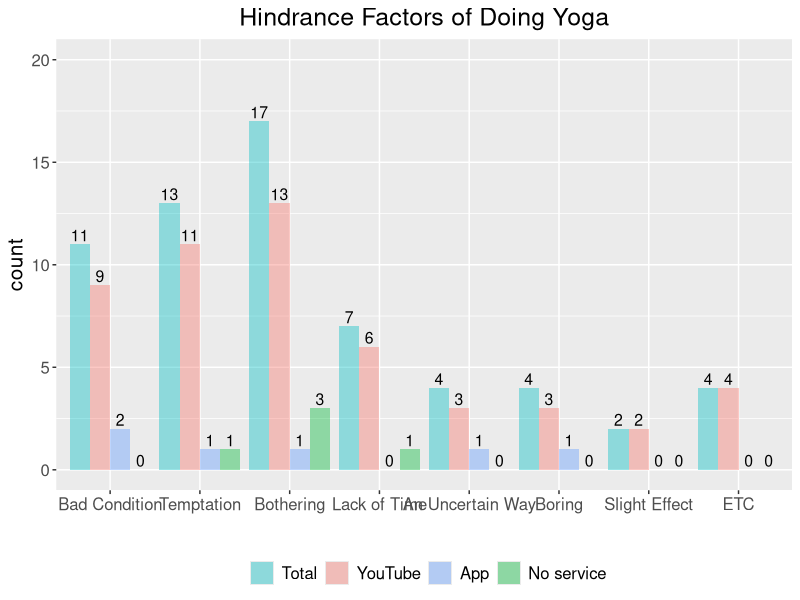
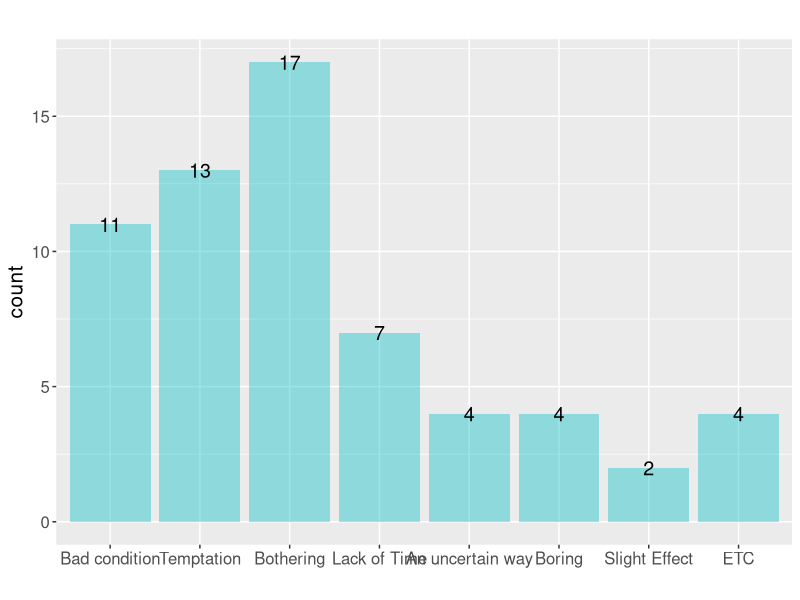
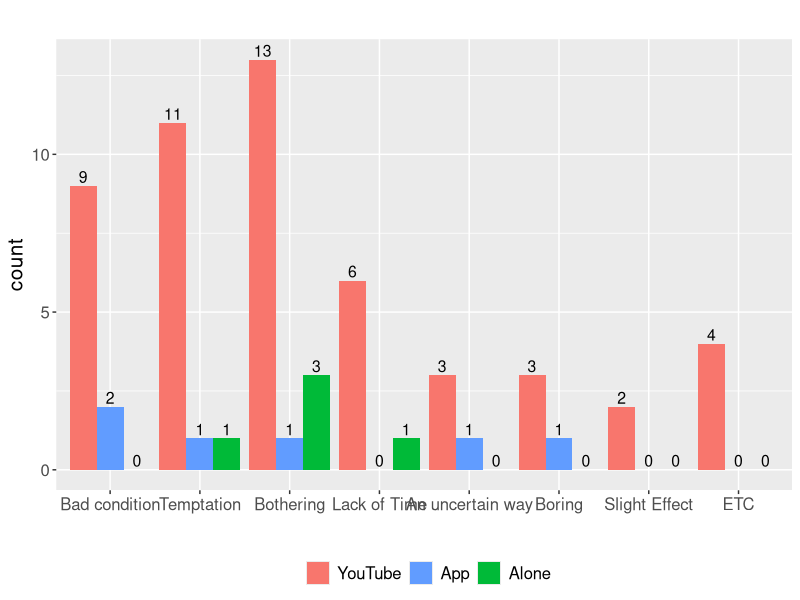
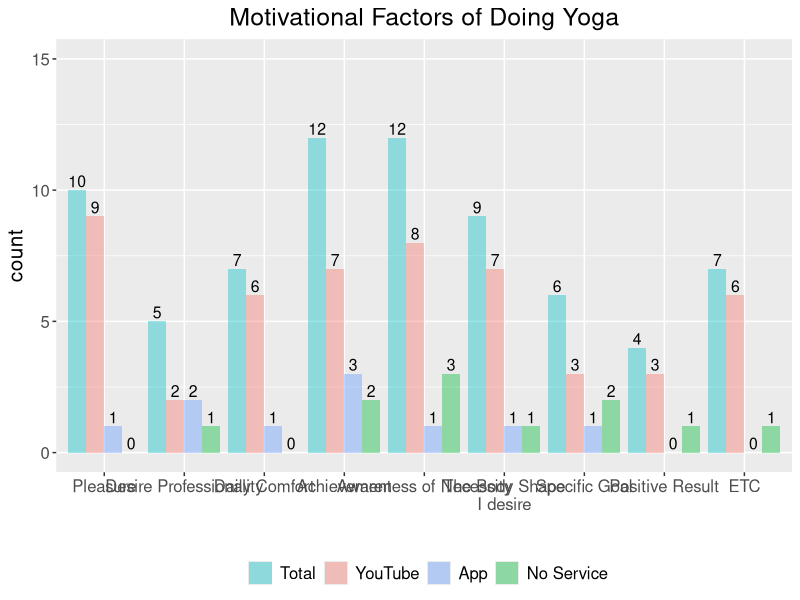
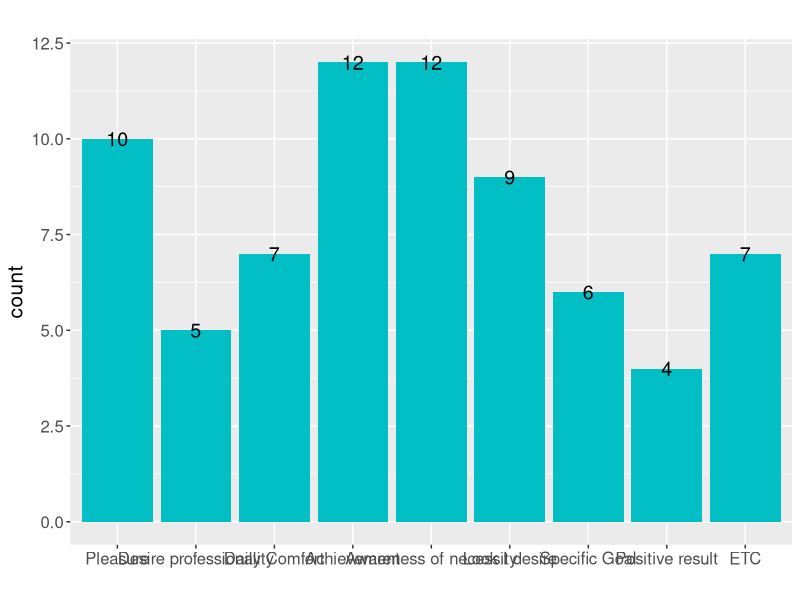
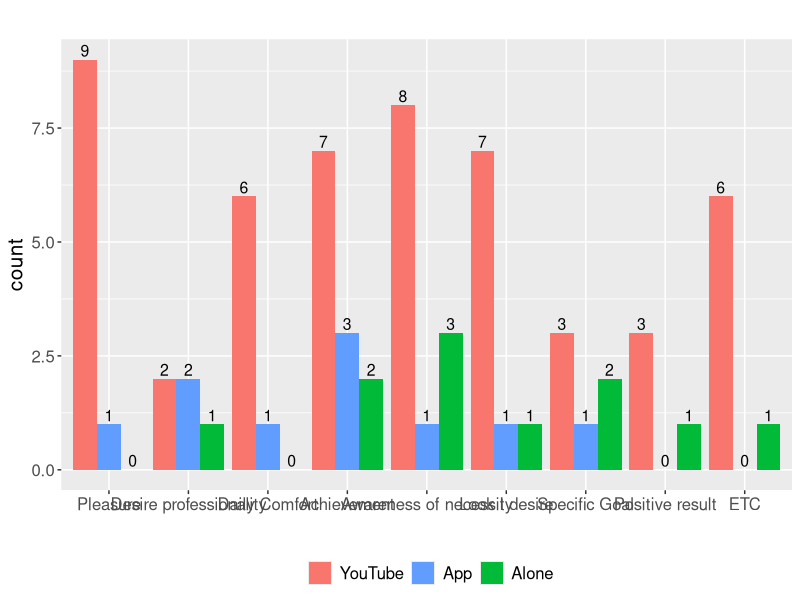
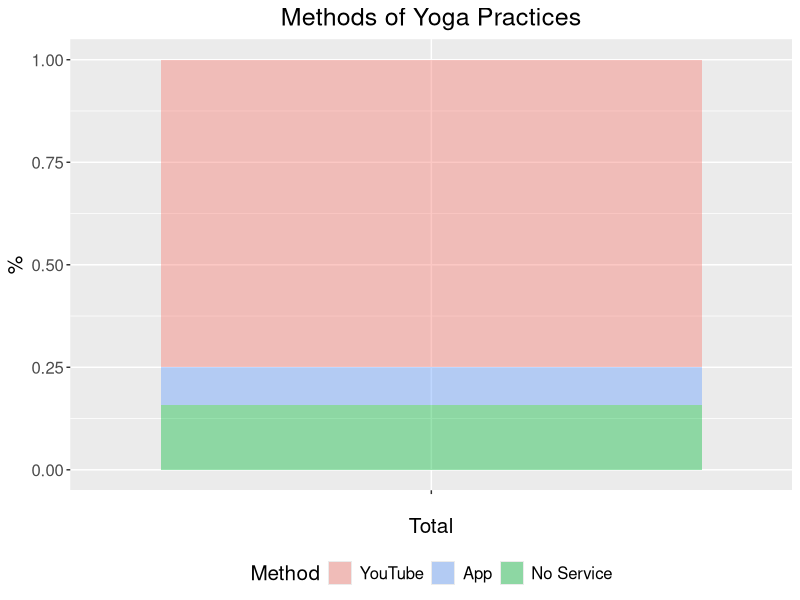
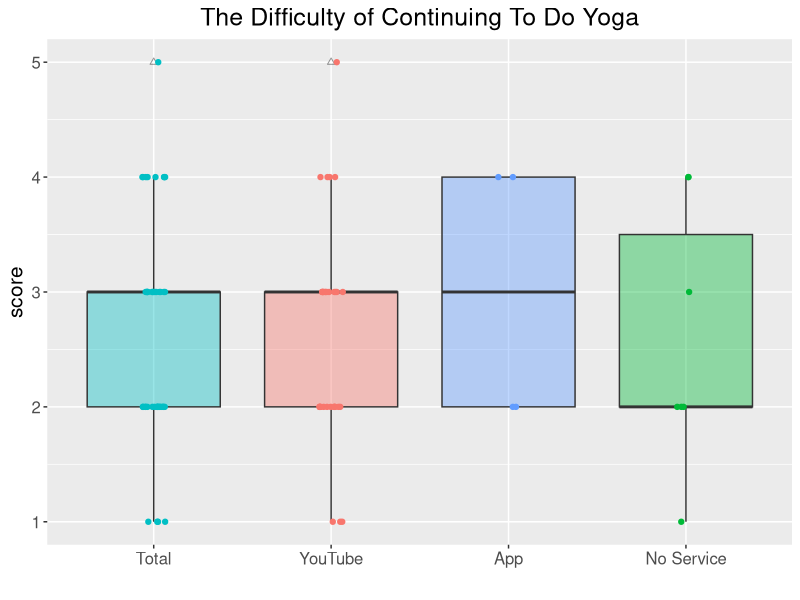

These charts were generated, in order, by the following R code:
library(ggplot2)
library(plyr)
library(dplyr)

# ---------------- #
# RED:   "#F8766D" #
# *BLUE: "#01BFC4" #
# GREEN: "#00ba38" #
# BLUE:  "#619cff" #
# ---------------- #


### Set File Path for Window Environment
setwd('C:/Users/LeeSooHwan/Desktop/github/byteeVisualization')
### Set File Path for Mac Environment
setwd("/Users/Soohwan/Desktop/github/byteeVisualization")


### Start y axis
# Start Y axis from n
require(scales)
my_trans <- function(from=0) 
{
  trans <- function(x) x-from
  inv <- function(x) x+from
  trans_new("myscale", trans, inv, 
            domain = c(from, Inf))
}


### failFactor Visualization
# Load Whole Data
failFactor <- read.csv(file = "./data/backgroundResearch/revisedData/failFactor_44.csv", header=T, fileEncoding="UTF-8-BOM")

# Set Variables
failFactor$factor <- factor(failFactor$factor, level = c("badCondition", "temptation", "bothering", "lackOfTime", 
                                                                   "methodUncertainty", "boring", "slightEffect", "ETC"))
failFactor$type <- factor(failFactor$type, level = c("total", "youtube", "app", "alone"))
failFactor$score <- as.numeric(failFactor$score)

# Everything Visualization
factorLabel <- c("Bad Condition", "Temptation", "Bothering", "Lack of Time", 
                 "An Uncertain Way", "Boring", "Slight Effect", "ETC") # Label should be revised!!!

p <- ggplot(failFactor, aes(x=factor, y=score, fill=type, label = score)) +
  geom_bar(stat="identity", position=position_dodge(), alpha=0.4) +
  scale_x_discrete(labels = factorLabel) +
  scale_fill_manual(name = "", labels = c("Total", "YouTube", "App", "No service"), values = c("total" = "#01BFC4", "youtube" = "#f8766d","app" = "#619cff", "alone" = "#00ba38")) +
  geom_text(size = 4, position=position_dodge(0.9), vjust=-0.25) +
  #scale_y_continuous(trans = my_trans( from=1),breaks = c(0,2,3)) + 
  #coord_cartesian(ylim = c(1, 17)) +
  ylim(0,20) +
  labs(title="Hindrance Factors of Doing Yoga", x="", y = "count") + theme(legend.position="bottom", plot.title = element_text(hjust = 0.5), text=element_text(size=15))
p

# Total Only
failFactorTotal <- subset(failFactor, type == "total")
failFactorTotal$factor <- factor(failFactorTotal$factor, level = c("badCondition", "temptation", "bothering", "lackOfTime", 
                                                         "methodUncertainty", "boring", "slightEffect", "ETC"))
factorLabel <- c("Bad condition", "Temptation", "Bothering", "Lack of Time", 
                 "An uncertain way", "Boring", "Slight Effect", "ETC") # Label should be revised!!!

p<- ggplot(data = failFactorTotal, aes(x=factor, y=score, label=score))+
  geom_bar(stat="identity", fill = "#01BFC4", alpha=0.4) +
  scale_x_discrete(labels = factorLabel) +
  geom_text(size = 5, position = "identity") +
  labs(title="", x="", y = "count") +
  theme(legend.position="none", plot.title = element_text(hjust = 0.5), text=element_text(size=15))
print(p)

# 3 Factors Only (YouTube, App, Alone)
failFactorThree <- subset(failFactor, type %in% c("youtube", "app", "alone"))
failFactorThree$factor <- factor(failFactorThree$factor, level = c("badCondition", "temptation", "bothering", "lackOfTime", 
                                                                   "methodUncertainty", "boring", "slightEffect", "ETC"))
failFactorThree$type <- factor(failFactorThree$type, level = c("youtube", "app", "alone"))
failFactorThree$score <- as.numeric(failFactorThree$score)
factorLabel <- c("Bad condition", "Temptation", "Bothering", "Lack of Time", 
                 "An uncertain way", "Boring", "Slight Effect", "ETC") # Label should be revised!!!

p <- ggplot(failFactorThree, aes(x=factor, y=score, fill=type, label = score)) +
  geom_bar(stat="identity", position=position_dodge()) +
  scale_x_discrete(labels = factorLabel) +
  scale_fill_manual(name = "", labels = c("YouTube", "App", "Alone"), values = c("youtube" = "#f8766d","app" = "#619cff", "alone" = "#00ba38")) +
  geom_text(size = 4, position=position_dodge(0.9), vjust=-0.25) +
  labs(title="", x="", y = "count") + theme(legend.position="bottom", plot.title = element_text(hjust = 0.5), text=element_text(size=15))
p


### successFactor Visualization
# Load Whole Data
successFactor <- read.csv(file = "./data/backgroundResearch/revisedData/successFactor_44.csv", header=T, fileEncoding="UTF-8-BOM")

# Everything Visualization
successFactor$factor <- factor(successFactor$factor, level = c("pleasure", "desireProfessional", "dailyComfortable", "satisfaction", 
                                                         "necessityRecognition", "beMyself", "specificGoal","positiveResult", "ETC"))
successFactor$type <- factor(successFactor$type, level = c("total", "youtube", "app", "alone"))
successFactor$score <- as.numeric(successFactor$score)
factorLabel <- c("Pleasure", "Desire Professionality", "Daily Comfort", "Achievement", 
                 "Awareness of Necessity", "The Body Shape\nI desire", "Specific Goal","Positive Result", "ETC") # Label should be revised!!!

p <- ggplot(successFactor, aes(x=factor, y=score, fill=type, label = score)) +
  geom_bar(stat="identity", position=position_dodge(), alpha=0.4) +
  scale_x_discrete(labels = factorLabel) +
  #scale_y_continuous(trans = my_trans( from=1),breaks = c(1,2,3,4,5)) + 
  #coord_cartesian(ylim = c(1, 15)) +
  scale_fill_manual(name = "", labels = c("Total", "YouTube", "App", "No Service"), values = c("total" = "#01BFC4", "youtube" = "#f8766d","app" = "#619cff", "alone" = "#00ba38")) +
  geom_text(size = 4, position=position_dodge(0.9), vjust=-0.25) +
  ylim(0,15) +
  labs(title="Motivational Factors of Doing Yoga", x="", y = "count") + theme(legend.position="bottom", plot.title = element_text(hjust = 0.5), text=element_text(size=15))
p

# Total Only
successFactorTotal <- subset(successFactor, type == "total")
successFactorTotal$factor <- factor(successFactorTotal$factor, level = c("pleasure", "desireProfessional", "dailyComfortable", "satisfaction", 
                                                               "necessityRecognition", "beMyself", "specificGoal","positiveResult", "ETC"))
factorLabel <- c("Pleasure", "Desire professionality", "Daily Comfort", "Achievement", 
                 "Awareness of necessity", "Look I desire", "Specific Goal","Positive result", "ETC") # Label should be revised!!!

p<- ggplot(data = successFactorTotal, aes(x=factor, y=score, label=score))+
  geom_bar(stat="identity", fill = "#01BFC4") +
  scale_x_discrete(labels = factorLabel) +
  geom_text(size = 5, position = "identity") +
  labs(title="", x="", y = "count") +
  theme(legend.position="none", plot.title = element_text(hjust = 0.5), text=element_text(size=15))
print(p)

# 3 Factors Only (Youtube, App, Alone)
successFactorThree <- subset(successFactor, type %in% c("youtube", "app", "alone"))
successFactorThree$factor <- factor(successFactorThree$factor, level = c("pleasure", "desireProfessional", "dailyComfortable", "satisfaction", 
                                                                         "necessityRecognition", "beMyself", "specificGoal","positiveResult", "ETC"))
successFactorThree$type <- factor(successFactorThree$type, level = c("youtube", "app", "alone"))
successFactorThree$score <- as.numeric(successFactorThree$score)
factorLabel <- c("Pleasure", "Desire professionality", "Daily Comfort", "Achievement", 
                 "Awareness of necessity", "Look I desire", "Specific Goal","Positive result", "ETC") # Label should be revised!!!

p <- ggplot(successFactorThree, aes(x=factor, y=score, fill=type, label = score)) +
  geom_bar(stat="identity", position=position_dodge()) +
  scale_x_discrete(labels = factorLabel) +
  scale_fill_manual(name = "", labels = c("YouTube", "App", "Alone"), values = c("youtube" = "#f8766d","app" = "#619cff", "alone" = "#00ba38")) +
  geom_text(size = 4, position=position_dodge(0.9), vjust=-0.25) +
  labs(title="", x="", y = "count") + theme(legend.position="bottom", plot.title = element_text(hjust = 0.5), text=element_text(size=15))
p

### 5-points Likert Scale Visualization
# Necessary Function - Start Y axis from n
require(scales)
my_trans <- function(from=0) 
{
  trans <- function(x) x-from
  inv <- function(x) x+from
  trans_new("myscale", trans, inv, 
            domain = c(from, Inf))
}


# Load Whole Data
likertScale <- read.csv(file = "./data/backgroundResearch/revisedData/likertScale_44.csv", header=T, fileEncoding="UTF-8-BOM")
likertScale <-likertScale[,c(1:4)]
likertScale$type <- as.factor(likertScale$type)
likertScale$total <- as.factor(likertScale$total)

likertScaleYoutube <- subset(likertScale, type == "youtube")
likertScaleApp <- subset(likertScale, type == "app")
likertScaleAlone <- subset(likertScale, type == "alone")

# Normality Test
shapiro.test(likertScale$score)    # Whole
shapiro.test(likertScaleYoutube$score)    # Youtube
shapiro.test(likertScaleApp$score)    # App
shapiro.test(likertScaleAlone$score)    # Alone

# Check number of each reponses
length(which(likertScale$type=="youtube"))
length(which(likertScale$type=="app"))
length(which(likertScale$type=="alone"))

# Composition Plot
methodComposition <- read.csv(file = "./data/backgroundResearch/revisedData/methodComposition_44.csv", header=T, fileEncoding="UTF-8-BOM")
methodComposition$method <- factor(methodComposition$method, level = c("youtube", "app", "alone"))
factorLabel <- c("YouTube", "App", "No Service") # Label should be revised!!!

p <- ggplot(methodComposition, aes("", fill=method)) + geom_bar(position="fill", alpha=0.4) +
  labs(title="Methods of Yoga Practices", x="Total", y = "%") +
  #scale_fill_discrete(name = "Method", labels = factorLabel) +
  scale_fill_manual(name = "Method", labels = factorLabel, values = c("youtube" = "#f8766d","app" = "#619cff", "alone" = "#00ba38")) +
  theme(legend.position="bottom", plot.title = element_text(hjust = 0.5), text=element_text(size=15))
  #coord_polar(theta = "y")
p

# Boxplot - Whole
likertScaleWithTotal <- read.csv(file = "./data/backgroundResearch/revisedData/likertScaleWithTotal_44.csv", header=T, fileEncoding="UTF-8-BOM")
likertScaleWithTotal <-likertScaleWithTotal[,c(1:3)]
likertScaleWithTotal$type <- factor(likertScaleWithTotal$type, level = c("total", "youtube", "app", "alone"))
factorLabel <- c("Total", "YouTube", "App", "No Service") # Label should be revised!!!

p <- ggplot(likertScaleWithTotal, aes(x=type, y=score, fill = type)) + geom_boxplot(alpha=0.4, outlier.color = 'black',outlier.shape = 2) +
  scale_x_discrete(labels = factorLabel) +
  scale_fill_manual(name = "", labels = c("Total", "YouTube", "App", "Alone"), values = c("total"="#01BFC4", "youtube" = "#f8766d","app" = "#619cff", "alone" = "#00ba38")) +
  geom_point(aes(color = type), position=position_jitterdodge(), show.legend = F) +
  scale_color_manual(values = c("total" = "#01BFC4", "youtube" = "#f8766d","app" = "#619cff", "alone" = "#00ba38"))+
  #scale_color_manual(values = c("#01BFC4", "#01BFC4", "#01BFC4", "#01BFC4", "#01BFC4", "#01BFC4", "#01BFC4")) +
  labs(title="The Difficulty of Continuing To Do Yoga", x="", y = "score") +
  theme(plot.title = element_text(hjust = 0.5), text=element_text(size=15),legend.position = "")
p

# Boxplot - Total Only
p <- ggplot(likertScale, aes(x=total, y=score)) + geom_boxplot(fill="#01BFC4", alpha=0.4, outlier.color = 'black',outlier.shape = 2) +
  scale_x_discrete(labels = "Total") +
  geom_point(aes(color = total), position=position_jitterdodge(), show.legend = F) +
  scale_color_manual(values = "#01BFC4")+
  labs(title="", x="", y = "score") +
  theme(plot.title = element_text(hjust = 0.5), text=element_text(size=15),legend.position = "bottom")
p

# Boxplot - 3 factors Only (youtube, app, alone)
likertScale$type <- factor(likertScale$type, level = c("youtube", "app", "alone"))
factorLabel <- c("YouTube", "App", "Alone") # Label should be revised!!!

p <- ggplot(likertScale, aes(x=type, y=score, fill = type)) + geom_boxplot(alpha=0.4, outlier.color = 'black',outlier.shape = 2) +
  scale_x_discrete(labels = factorLabel) +
  scale_fill_manual(name = "", labels = c("YouTube", "App", "Alone"), values = c("youtube" = "#f8766d","app" = "#619cff", "alone" = "#00ba38")) +
  geom_point(aes(color = type), position=position_jitterdodge(), show.legend = F) +
  scale_color_manual(values = c("youtube" = "#f8766d","app" = "#619cff", "alone" = "#00ba38"))+
  #scale_color_manual(values = c("#01BFC4", "#01BFC4", "#01BFC4", "#01BFC4", "#01BFC4", "#01BFC4", "#01BFC4")) +
  labs(title="", x="", y = "score") +
  theme(plot.title = element_text(hjust = 0.5), text=element_text(size=15),legend.position = "")
p

#################
### Total
# 95% Confidence Interval - Total
likertScaleTotalOnly <- read.csv(file = "./data/backgroundResearch/revisedData/likertScaleTotalOnly_44.csv", header=T, fileEncoding="UTF-8-BOM")
os_summary <- data.frame(matrix(ncol = 5))
colnames(os_summary) <- c("type", "meanVal", "sdVal", "seVal", "ciVal")
meanVal <- mean(likertScaleTotalOnly$score)
sdVal <- sd(likertScaleTotalOnly$score)
seVal <- sdVal/sqrt(38)
#ciVal <- 1.96*seVal
ciVal <- qnorm(0.975)*seVal
os_summary <- rbind(os_summary, c("total", round(meanVal,2), round(sdVal,2), round(seVal,2), round(ciVal,2)))
os_summary <- os_summary[-1 , ]
row.names(os_summary) = NULL

os_summary$meanVal = as.numeric(os_summary$meanVal)
os_summary$sdVal = as.numeric(os_summary$sdVal)
os_summary$seVal = as.numeric(os_summary$seVal)
os_summary$ciVal = as.numeric(os_summary$ciVal)

# Default bar plot with 95% confidence level error bar  - Total
os_summary$type <- factor(os_summary$type)
satisfactionLabel <- "Total"
p <- ggplot(os_summary, aes(x=type, y=meanVal)) + 
  geom_bar(stat="identity", position=position_dodge(), fill = "#01BFC4") +
  geom_errorbar(aes(ymin=meanVal-ciVal, ymax=meanVal+ciVal), width=.2,position=position_dodge(.9)) +
  scale_y_continuous(trans = my_trans( from=1),breaks = c(1,2,3,4,5)) + 
  scale_x_discrete(labels = satisfactionLabel) +
  coord_cartesian(ylim = c(1, 5)) +
  #scale_fill_manual(values = "#01BFC4")+
  labs(title="", x="", y = "score") +
  theme(legend.position="none", plot.title = element_text(hjust = 0.5), text=element_text(size=15))
p

### YouTube
# 95% Confidence Interval - Youtube
likertScaleTotalOnly <- read.csv(file = "./data/backgroundResearch/revisedData/likertScaleYoutubeOnly_44.csv", header=T, fileEncoding="UTF-8-BOM")
youtube_summary <- data.frame(matrix(ncol = 5))
colnames(youtube_summary) <- c("type", "meanVal", "sdVal", "seVal", "ciVal")
meanVal <- mean(likertScaleTotalOnly$score)
sdVal <- sd(likertScaleTotalOnly$score)
seVal <- sdVal/sqrt(38)
#ciVal <- 1.96*seVal
ciVal <- qnorm(0.975)*seVal
youtube_summary <- rbind(youtube_summary, c("total", round(meanVal,2), round(sdVal,2), round(seVal,2), round(ciVal,2)))
youtube_summary <- youtube_summary[-1 , ]
row.names(youtube_summary) = NULL

youtube_summary$meanVal = as.numeric(youtube_summary$meanVal)
youtube_summary$sdVal = as.numeric(youtube_summary$sdVal)
youtube_summary$seVal = as.numeric(youtube_summary$seVal)
youtube_summary$ciVal = as.numeric(youtube_summary$ciVal)

# Default bar plot with 95% confidence level error bar  - Total
youtube_summary$type <- factor(os_summary$type)
satisfactionLabel <- "YouTube"
p <- ggplot(youtube_summary, aes(x=type, y=meanVal)) + 
  geom_bar(stat="identity", position=position_dodge(), fill = "#F8766D") +
  geom_errorbar(aes(ymin=meanVal-ciVal, ymax=meanVal+ciVal), width=.2,position=position_dodge(.9)) +
  scale_y_continuous(trans = my_trans( from=1),breaks = c(1,2,3,4,5)) + 
  scale_x_discrete(labels = satisfactionLabel) +
  coord_cartesian(ylim = c(1, 5)) +
  #scale_fill_manual(values = "#01BFC4")+
  labs(title="", x="", y = "score") +
  theme(legend.position="none", plot.title = element_text(hjust = 0.5), text=element_text(size=15))
p

### Age Plot
ageComposition <- read.csv(file = "./data/backgroundResearch/revisedData/age_44.csv", header=T, fileEncoding="UTF-8-BOM")
ageComposition$age <- factor(ageComposition$age, level = c("10s", "20s", "30s", "40s"))
factorLabel <- c("10s", "20s", "30s", "40s") # Label should be revised!!!

p <- ggplot(ageComposition, aes("", fill=age)) + geom_bar(position="fill", alpha=0.4) +
  labs(title="Participant Age", x="Participants", y = "%") +
  scale_fill_manual(name = "Age", labels = factorLabel, values = c("10s" = "#619cff","20s" = "#f8766d", "30s" = "#00ba38", "40s" = "#01BFC4")) +
  theme(legend.position="bottom", plot.title = element_text(hjust = 0.5), text=element_text(size=15))
#scale_fill_discrete(name = "Age", labels = factorLabel) #+
#coord_polar(theta = "y")
p


v = c(23,15,5)
k = c('1st','2nd','3rd')
df = data.frame(rank=k,value=v)

pie = ggplot(df,aes(x="",y=value,fill=rank))+geom_bar(width=10,stat='identity') + coord_polar('y',start=0)+geom_text(aes(label=value),position = position_stack(vjust=0.5))
pie
